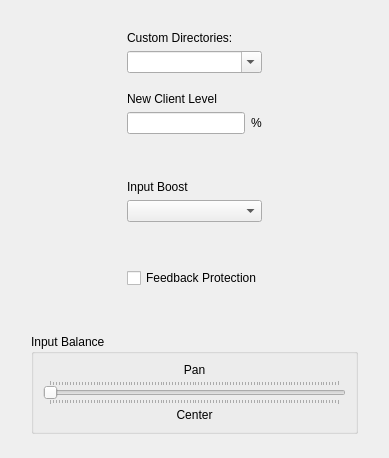
     <widget class="QWidget" name="tab_2_advanced">
      <attribute name="title">
       <string>Advanced Setup</string>
      </attribute>
      <layout class="QVBoxLayout" name="verticalLayout_15">
       <item>
        <layout class="QVBoxLayout" name="verticalLayout_6">
         <item>
          <layout class="QHBoxLayout" name="horizontalLayout_8">
           <item>
            <spacer name="horizontalSpacer_6">
             <property name="orientation">
              <enum>Qt::Horizontal</enum>
             </property>
             <property name="sizeHint" stdset="0">
              <size>
               <width>10</width>
               <height>20</height>
              </size>
             </property>
            </spacer>
           </item>
           <item>
            <layout class="QVBoxLayout" name="verticalLayout_4">
             <item>
              <spacer name="verticalSpacer_2">
               <property name="orientation">
                <enum>Qt::Vertical</enum>
               </property>
               <property name="sizeType">
                <enum>QSizePolicy::MinimumExpanding</enum>
               </property>
               <property name="sizeHint" stdset="0">
                <size>
                 <width>17</width>
                 <height>20</height>
                </size>
               </property>
              </spacer>
             </item>
             <item>
              <widget class="QLabel" name="lblCustomDirectories">
               <property name="text">
                <string>Custom Directories:</string>
               </property>
               <property name="buddy">
                <cstring>cbxCustomDirectories</cstring>
               </property>
              </widget>
             </item>
             <item>
              <widget class="QComboBox" name="cbxCustomDirectories">
               <property name="editable">
                <bool>true</bool>
               </property>
              </widget>
             </item>
             <item>
              <spacer name="verticalSpacer_4">
               <property name="orientation">
                <enum>Qt::Vertical</enum>
               </property>
               <property name="sizeHint" stdset="0">
                <size>
                 <width>20</width>
                 <height>13</height>
                </size>
               </property>
              </spacer>
             </item>
             <item>
              <widget class="QLabel" name="lblNewClientLevel">
               <property name="text">
                <string>New Client Level</string>
               </property>
               <property name="buddy">
                <cstring>edtNewClientLevel</cstring>
               </property>
              </widget>
             </item>
             <item>
              <layout class="QHBoxLayout" name="horizontalLayout_4">
               <item>
                <widget class="QLineEdit" name="edtNewClientLevel"/>
               </item>
               <item>
                <widget class="QLabel" name="lblPercentUnit">
                 <property name="text">
                  <string>%</string>
                 </property>
                </widget>
               </item>
              </layout>
             </item>
             <item>
              <spacer name="verticalSpacer_11">
               <property name="orientation">
                <enum>Qt::Vertical</enum>
               </property>
               <property name="sizeHint" stdset="0">
                <size>
                 <width>20</width>
                 <height>40</height>
                </size>
               </property>
              </spacer>
             </item>
             <item>
              <widget class="QLabel" name="lblInputBoost">
               <property name="text">
                <string>Input Boost</string>
               </property>
               <property name="buddy">
                <cstring>cbxInputBoost</cstring>
               </property>
              </widget>
             </item>
             <item>
              <widget class="QComboBox" name="cbxInputBoost"/>
             </item>
             <item>
              <spacer name="verticalSpacer_13">
               <property name="orientation">
                <enum>Qt::Vertical</enum>
               </property>
               <property name="sizeHint" stdset="0">
                <size>
                 <width>20</width>
                 <height>40</height>
                </size>
               </property>
              </spacer>
             </item>
             <item>
              <widget class="QCheckBox" name="chbDetectFeedback">
               <property name="sizePolicy">
                <sizepolicy hsizetype="Preferred" vsizetype="Fixed">
                 <horstretch>0</horstretch>
                 <verstretch>0</verstretch>
                </sizepolicy>
               </property>
               <property name="text">
                <string>Feedback Protection</string>
               </property>
              </widget>
             </item>
             <item>
              <spacer name="verticalSpacer_15">
               <property name="orientation">
                <enum>Qt::Vertical</enum>
               </property>
               <property name="sizeHint" stdset="0">
                <size>
                 <width>20</width>
                 <height>40</height>
                </size>
               </property>
              </spacer>
             </item>
            </layout>
           </item>
           <item>
            <spacer name="horizontalSpacer_4">
             <property name="orientation">
              <enum>Qt::Horizontal</enum>
             </property>
             <property name="sizeHint" stdset="0">
              <size>
               <width>10</width>
               <height>20</height>
              </size>
             </property>
            </spacer>
           </item>
          </layout>
         </item>
         <item>
          <layout class="QHBoxLayout" name="horizontalLayout_12">
           <item>
            <spacer name="horizontalSpacer_7">
             <property name="orientation">
              <enum>Qt::Horizontal</enum>
             </property>
             <property name="sizeType">
              <enum>QSizePolicy::Preferred</enum>
             </property>
             <property name="sizeHint" stdset="0">
              <size>
               <width>20</width>
               <height>20</height>
              </size>
             </property>
            </spacer>
           </item>
           <item>
            <widget class="QGroupBox" name="groupBox">
             <property name="title">
              <string>Input Balance</string>
             </property>
             <layout class="QHBoxLayout" name="horizontalLayout_2">
              <item>
               <layout class="QVBoxLayout" name="_19">
                <property name="spacing">
                 <number>3</number>
                </property>
                <item>
                 <widget class="QLabel" name="lblAudioPan">
                  <property name="text">
                   <string>Pan</string>
                  </property>
                  <property name="alignment">
                   <set>Qt::AlignCenter</set>
                  </property>
                  <property name="buddy">
                   <cstring>sldAudioPan</cstring>
                  </property>
                 </widget>
                </item>
                <item>
                 <layout class="QHBoxLayout" name="_20">
                  <item>
                   <spacer>
                    <property name="orientation">
                     <enum>Qt::Horizontal</enum>
                    </property>
                    <property name="sizeType">
                     <enum>QSizePolicy::Minimum</enum>
                    </property>
                    <property name="sizeHint" stdset="0">
                     <size>
                      <width>0</width>
                      <height>20</height>
                     </size>
                    </property>
                   </spacer>
                  </item>
                  <item>
                   <widget class="QSlider" name="sldAudioPan">
                    <property name="sizePolicy">
                     <sizepolicy hsizetype="Expanding" vsizetype="Fixed">
                      <horstretch>0</horstretch>
                      <verstretch>0</verstretch>
                     </sizepolicy>
                    </property>
                    <property name="minimumSize">
                     <size>
                      <width>0</width>
                      <height>0</height>
                     </size>
                    </property>
                    <property name="styleSheet">
                     <string/>
                    </property>
                    <property name="pageStep">
                     <number>1</number>
                    </property>
                    <property name="orientation">
                     <enum>Qt::Horizontal</enum>
                    </property>
                    <property name="tickPosition">
                     <enum>QSlider::TicksBothSides</enum>
                    </property>
                   </widget>
                  </item>
                  <item>
                   <spacer>
                    <property name="orientation">
                     <enum>Qt::Horizontal</enum>
                    </property>
                    <property name="sizeType">
                     <enum>QSizePolicy::Minimum</enum>
                    </property>
                    <property name="sizeHint" stdset="0">
                     <size>
                      <width>0</width>
                      <height>20</height>
                     </size>
                    </property>
                   </spacer>
                  </item>
                 </layout>
                </item>
                <item>
                 <widget class="QLabel" name="lblAudioPanValue">
                  <property name="minimumSize">
                   <size>
                    <width>50</width>
                    <height>0</height>
                   </size>
                  </property>
                  <property name="text">
                   <string>Center</string>
                  </property>
                  <property name="alignment">
                   <set>Qt::AlignCenter</set>
                  </property>
                  <property name="wordWrap">
                   <bool>false</bool>
                  </property>
                 </widget>
                </item>
               </layout>
              </item>
             </layout>
            </widget>
           </item>
           <item>
            <spacer name="horizontalSpacer_8">
             <property name="orientation">
              <enum>Qt::Horizontal</enum>
             </property>
             <property name="sizeType">
              <enum>QSizePolicy::Preferred</enum>
             </property>
             <property name="sizeHint" stdset="0">
              <size>
               <width>20</width>
               <height>20</height>
              </size>
             </property>
            </spacer>
           </item>
          </layout>
         </item>
        </layout>
       </item>
       <item>
        <spacer name="verticalSpacer">
         <property name="orientation">
          <enum>Qt::Vertical</enum>
         </property>
         <property name="sizeHint" stdset="0">
          <size>
           <width>367</width>
           <height>13</height>
          </size>
         </property>
        </spacer>
       </item>
      </layout>
     </widget>
